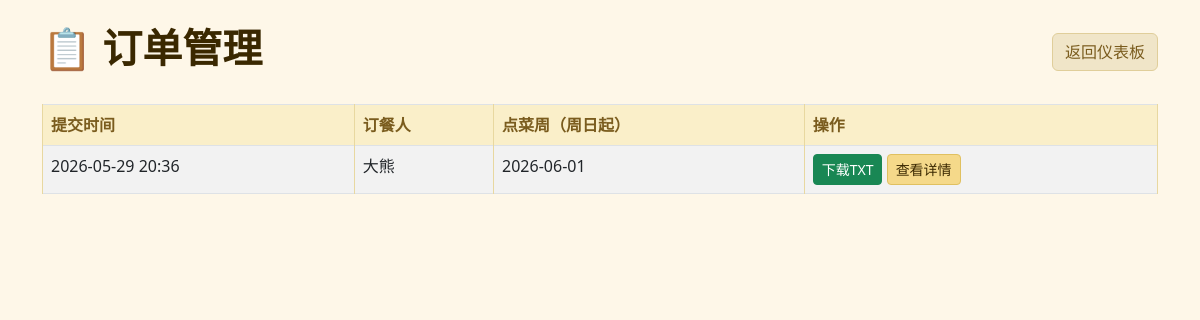
The page /admin/orders (signed in) on the database as committed earlier.
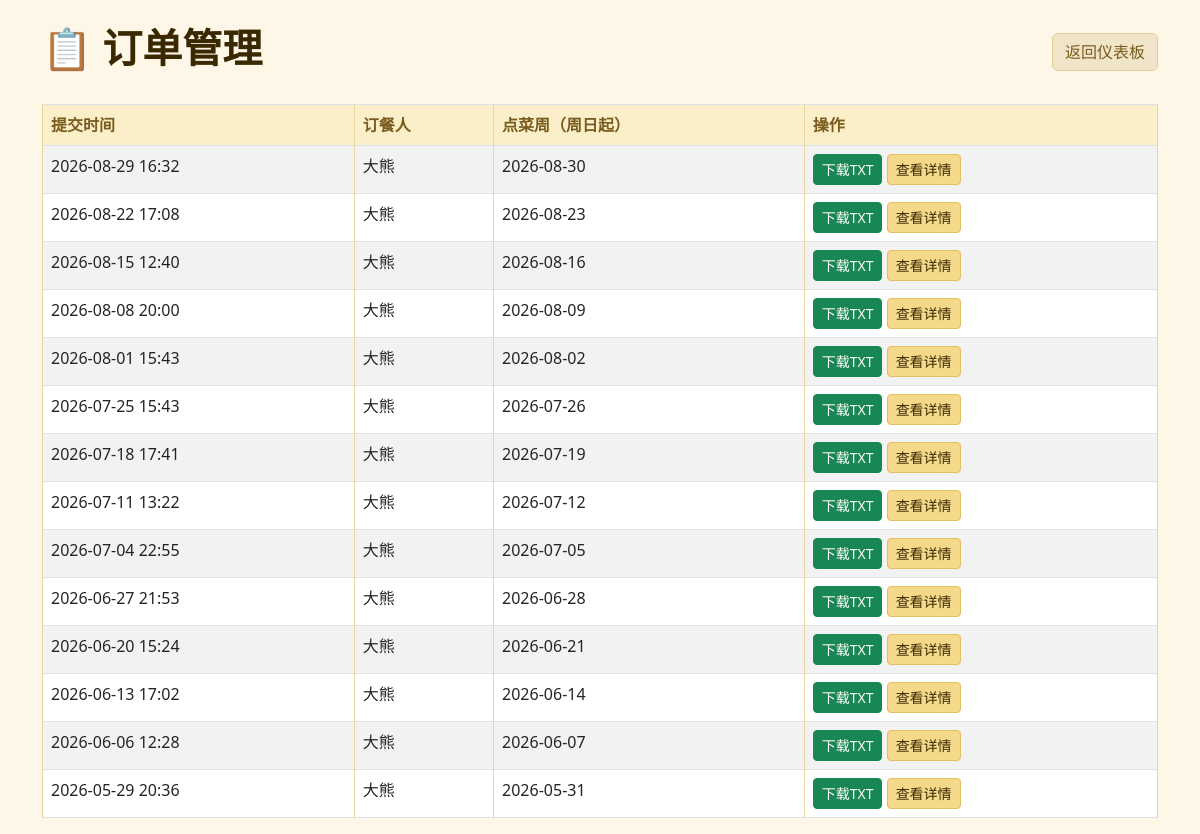
The same page on the database as committed later.
### app.py (models this page shows)
class Order(db.Model):
    __tablename__ = 'orders'
    id = db.Column(db.Integer, primary_key=True)
    customer_name = db.Column(db.String(80), nullable=False)
    week_sunday = db.Column(db.Date, nullable=False)
    order_data = db.Column(db.Text)
    submitted_at = db.Column(db.DateTime, default=datetime.utcnow)
    txt_filename = db.Column(db.String(200))

### app.py (the view)
@app.route('/admin/orders')
@admin_required
def admin_orders():
    orders = Order.query.order_by(Order.submitted_at.desc()).all()
    return render_template('admin_orders.html', orders=orders)

### app.py (called while the page is built)
def admin_required(f):
    @wraps(f)
    def decorated(*args, **kwargs):
        if not session.get('admin'):
            return redirect(url_for('admin_login'))
        return f(*args, **kwargs)
    return decorated

### templates/admin_orders.html (shortened to what this page needs)
<!DOCTYPE html>
<html lang="zh-CN">
<head>
    <link href="https://cdn.jsdelivr.net/npm/bootstrap@5.3.0-alpha1/dist/css/bootstrap.min.css" rel="stylesheet">
</head>
<body>
<div class="container mt-4">
    <div class="d-flex justify-content-between align-items-center mb-4">
        <h1>📋 订单管理</h1>
        <a href="/admin/dashboard" class="btn btn-secondary">返回仪表板</a>
    </div>
    <div class="table-responsive">
    <table class="table table-bordered table-striped">
        <thead>
            <tr>
                <th>提交时间</th>
                <th>订餐人</th>
                <th><span class="d-none d-md-inline">点菜周（周日起）</span><span class="d-inline d-md-none">点菜周</span></th>
                <th>操作</th>
            </tr>
        </thead>
        <tbody>
            {% for order in orders %}
            <tr>
                <td>
                    <span class="d-none d-md-inline">{{ '%04d-%02d-%02d %02d:%02d' | format(order.submitted_at.year, order.submitted_at.month, order.submitted_at.day, order.submitted_at.hour, order.submitted_at.minute) }}</span>
                </td>
                <td>{{ order.customer_name }}</td>
                <td>{{ '%04d-%02d-%02d' | format(order.week_sunday.year, order.week_sunday.month, order.week_sunday.day) }}</td>
                <td>
                    <a href="/admin/download_txt/{{ order.txt_filename }}" class="btn btn-sm btn-success"><span class="d-none d-md-inline">下载TXT</span><span class="d-inline d-md-none">下载</span></a>
                    <button class="btn btn-sm btn-info" onclick="viewOrder('{{ order.txt_filename }}')"><span class="d-none d-md-inline">查看详情</span><span class="d-inline d-md-none">查看</span></button>
                </td>
            </tr>
            {% endfor %}
        </tbody>
    </table>
    </div>
</div>
</body>
</html>

### templates/admin_orders.html (style rules this page uses)
body { background: #fef7e8; color: #3a2800; font-family: 'Segoe UI','Noto Sans SC',system-ui; }
h1 { color: #3a2800; font-weight: 700; }
.btn-secondary { background: #f0e5c8; border-color: #e0ce9a; color: #7a5c1e; }
.btn-info { background: #f5d98a; border-color: #e0c060; color: #3a2800; }
.table thead th { background: #faefc9; color: #7a5c1e; font-weight: 600; border-color: #e8d8a0; }
.table-bordered > :not(caption) > * > * { border-color: #e8d8a0; }
.table-striped > tbody > tr:nth-of-type(odd) > * { --bs-table-accent-bg: rgba(234,215,155,0.1); }

Rows that differ between the two databases and show on the page:
added Order: submitted_at "2026-08-29 16:32", customer_name "大熊", week_sunday "2026-08-30"
added Order: submitted_at "2026-08-22 17:08", customer_name "大熊", week_sunday "2026-08-23"
added Order: submitted_at "2026-08-15 12:40", customer_name "大熊", week_sunday "2026-08-16"
added Order: submitted_at "2026-08-08 20:00", customer_name "大熊", week_sunday "2026-08-09"
added Order: submitted_at "2026-08-01 15:43", customer_name "大熊", week_sunday "2026-08-02"
added Order: submitted_at "2026-07-25 15:43", customer_name "大熊", week_sunday "2026-07-26"
added Order: submitted_at "2026-07-18 17:41", customer_name "大熊", week_sunday "2026-07-19"
added Order: submitted_at "2026-07-11 13:22", customer_name "大熊", week_sunday "2026-07-12"
added Order: submitted_at "2026-07-04 22:55", customer_name "大熊", week_sunday "2026-07-05"
added Order: submitted_at "2026-06-27 21:53", customer_name "大熊", week_sunday "2026-06-28"
added Order: submitted_at "2026-06-20 15:24", customer_name "大熊", week_sunday "2026-06-21"
added Order: submitted_at "2026-06-13 17:02", customer_name "大熊", week_sunday "2026-06-14"
added Order: submitted_at "2026-06-06 12:28", customer_name "大熊", week_sunday "2026-06-07"
changed Order (number 14 of 14 on the later page): week_sunday "2026-06-01" → "2026-05-31"
